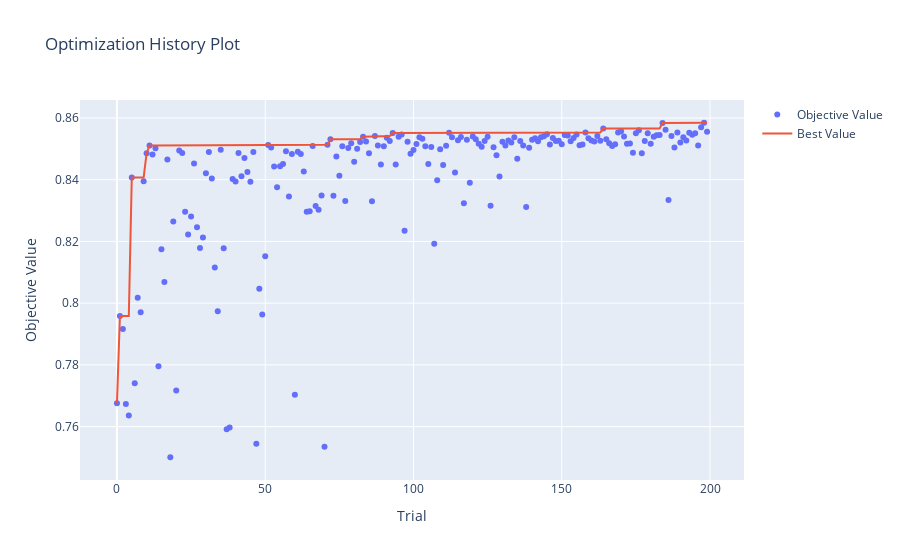

Source (notebook cell):
### Code cell
fig = plot_optimization_history(study_custom)
fig.show()

### Figure 1 — Plotly figure (JSON) as saved in the notebook; plotly's stock layout.template omitted (floating-point values rounded to 4 significant figures; data arrays with more than 128 entries replaced by an {"elided": "..."} marker saying what was removed)
{"data": [{"mode": "markers", "name": "Objective Value", "type": "scatter", "x": {"elided": "200 int values"}, "y": {"elided": "200 float values"}}, {"mode": "lines", "name": "Best Value", "type": "scatter", "x": {"elided": "200 int values"}, "y": {"elided": "200 float values"}}, {"marker": {"color": "#cccccc"}, "mode": "markers", "name": "Infeasible Trial", "showlegend": false, "type": "scatter", "x": [], "y": []}], "layout": {"title": {"text": "Optimization History Plot"}, "xaxis": {"title": {"text": "Trial"}}, "yaxis": {"title": {"text": "Objective Value"}}}}
